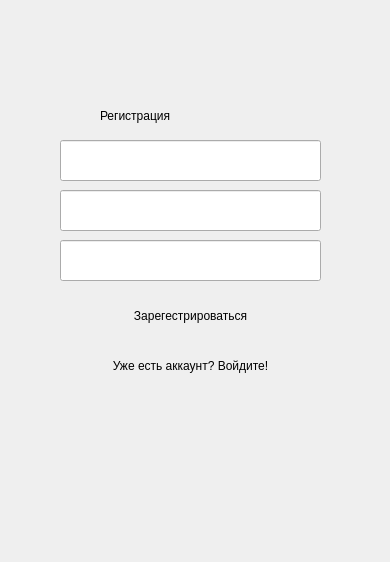
<?xml version="1.0" encoding="UTF-8"?>
<ui version="4.0">
 <class>RegistrationWindow</class>
 <widget class="QDialog" name="RegistrationWindow">
  <property name="geometry">
   <rect>
    <x>0</x>
    <y>0</y>
    <width>390</width>
    <height>562</height>
   </rect>
  </property>
  <property name="windowTitle">
   <string>Dialog</string>
  </property>
  <widget class="QPushButton" name="pushRegistration">
   <property name="geometry">
    <rect>
     <x>90</x>
     <y>290</y>
     <width>201</width>
     <height>51</height>
    </rect>
   </property>
   <property name="styleSheet">
    <string notr="true">font: 700 12pt &quot;Arial&quot;;
border-radius: 10px;</string>
   </property>
   <property name="text">
    <string>Зарегестрироваться</string>
   </property>
  </widget>
  <widget class="QPushButton" name="switchMode">
   <property name="geometry">
    <rect>
     <x>110</x>
     <y>350</y>
     <width>161</width>
     <height>31</height>
    </rect>
   </property>
   <property name="styleSheet">
    <string notr="true">font: 7pt &quot;Arial&quot;;
border-radius: 10px;</string>
   </property>
   <property name="text">
    <string>Уже есть аккаунт? Войдите!</string>
   </property>
  </widget>
  <widget class="QLineEdit" name="createLogin">
   <property name="geometry">
    <rect>
     <x>60</x>
     <y>140</y>
     <width>261</width>
     <height>41</height>
    </rect>
   </property>
  </widget>
  <widget class="QLineEdit" name="createPassword">
   <property name="geometry">
    <rect>
     <x>60</x>
     <y>190</y>
     <width>261</width>
     <height>41</height>
    </rect>
   </property>
  </widget>
  <widget class="QLineEdit" name="repeatPassword">
   <property name="geometry">
    <rect>
     <x>60</x>
     <y>240</y>
     <width>261</width>
     <height>41</height>
    </rect>
   </property>
  </widget>
  <widget class="QLabel" name="registrationLabel">
   <property name="geometry">
    <rect>
     <x>100</x>
     <y>90</y>
     <width>201</width>
     <height>51</height>
    </rect>
   </property>
   <property name="styleSheet">
    <string notr="true">font: 700 19pt &quot;Arial&quot;;</string>
   </property>
   <property name="text">
    <string>Регистрация</string>
   </property>
  </widget>
 </widget>
 <resources/>
 <connections/>
</ui>
